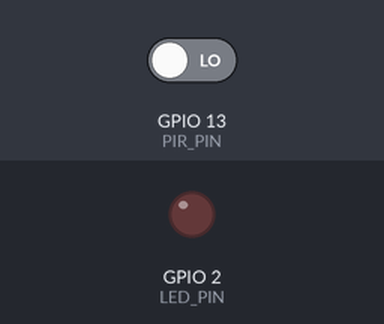
The sketch below on a simulated ESP32. On the bench: output pins drawn as LEDs (lit = HIGH). The inputs (shaded band) are chosen by the test bench; at power-on: GPIO 13 (PIR_PIN) LOW. WiFi joins after 1.5 s; servers stay silent unless stated; random numbers use the default seed unless the sketch sets one; no MQTT or app messages arrive unless stated; what the sketch prints to the serial monitor is not drawn.

Above: at 2.7 s.
2.8 s: GPIO 13 (PIR_PIN) driven HIGH
At 3.5 s:
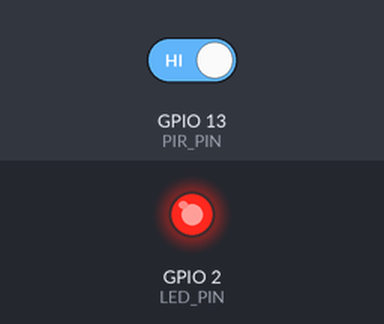
4.3 s: GPIO 13 (PIR_PIN) driven LOW
At 4.7 s:
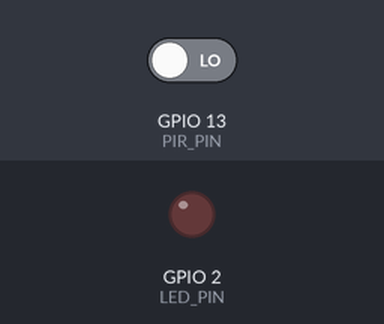
Timing chart, 0 to 7.3 s (numbered marks = the images above; inputs shaded):
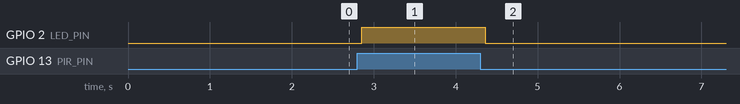

The sketch:

sketch.ino
```cpp
#include <WiFi.h>
#include <PubSubClient.h>

#define PIR_PIN 13
#define LED_PIN 2

const char* ssid = "Wokwi-GUEST";
const char* password = "";

const char* mqtt_server = "broker.hivemq.com";

WiFiClient espClient;
PubSubClient client(espClient);

bool ultimoEstado = false;

void setupWifi() {
  WiFi.begin(ssid, password);

  Serial.print("Conectando ao WiFi");

  while (WiFi.status() != WL_CONNECTED) {
    delay(500);
    Serial.print(".");
  }

  Serial.println();
  Serial.println("WiFi conectado!");
}

void reconnect() {
  while (!client.connected()) {
    Serial.print("Conectando ao MQTT...");

    String clientId = "ESP32Client-";
    clientId += String(random(0xffff), HEX);

    if (client.connect(clientId.c_str())) {
      Serial.println(" conectado!");
    } else {
      Serial.println(" falhou!");
      delay(2000);
    }
  }
}

void setup() {
  Serial.begin(115200);

  pinMode(PIR_PIN, INPUT);
  pinMode(LED_PIN, OUTPUT);

  setupWifi();

  client.setServer(mqtt_server, 1883);
}


void loop() {
  if (!client.connected()) {
    reconnect();
  }

  client.loop();

  bool movimento = digitalRead(PIR_PIN);

  digitalWrite(LED_PIN, movimento);

  if (movimento != ultimoEstado) {

    if (movimento) {
      Serial.println("Movimento detectado");
      Serial.println("Publicando MQTT...");

      client.publish(
        "matheus/iluminacao/presenca",
        "MOVIMENTO_DETECTADO"
      );
      Serial.println("MQTT enviado");

    } else {

      Serial.println("Sem movimento");

      client.publish(
        "matheus/iluminacao/presenca",
        "SEM_MOVIMENTO"
      );
    }

    ultimoEstado = movimento;
  }

  delay(100);
}
```

Measured:
- after the input at 2.8 s, GPIO 2 (LED_PIN): LOW → HIGH after 0.06 s
- after the input at 4.3 s, GPIO 2 (LED_PIN): HIGH → LOW after 0.06 s
